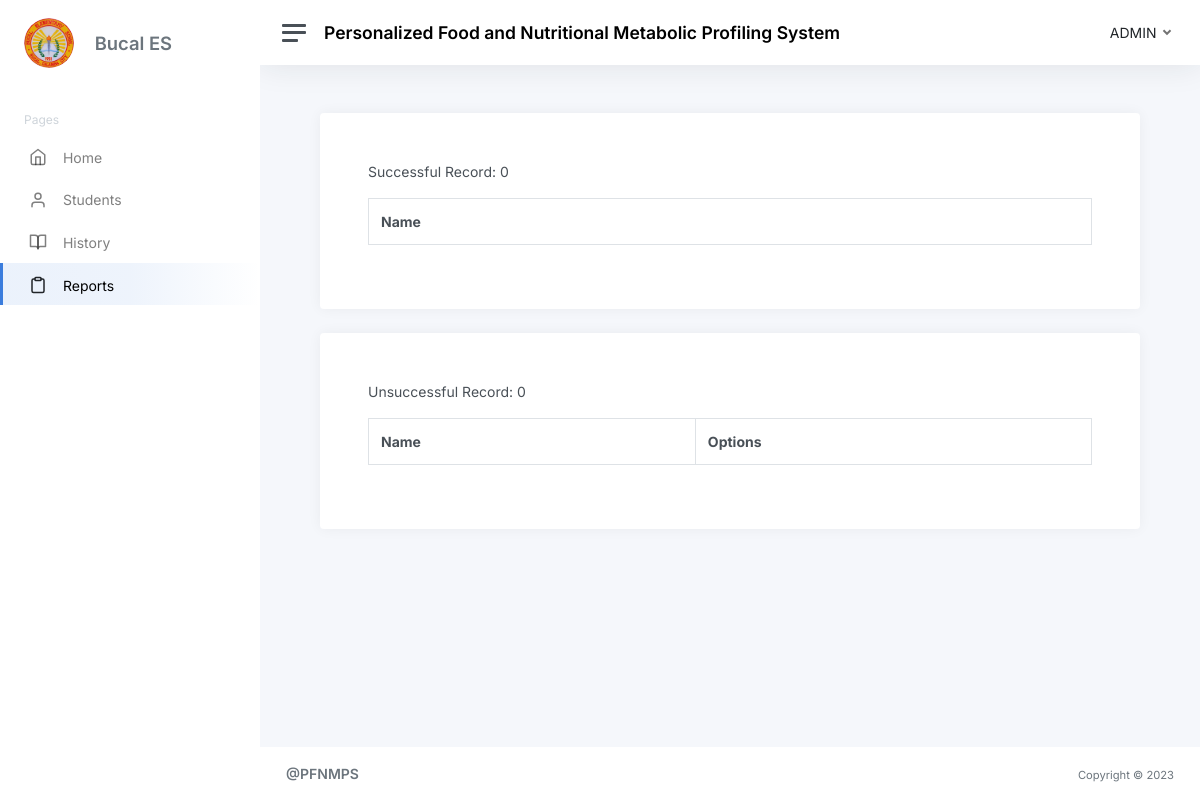
/bmi-records.php, run on an earlier commit of the app's database.
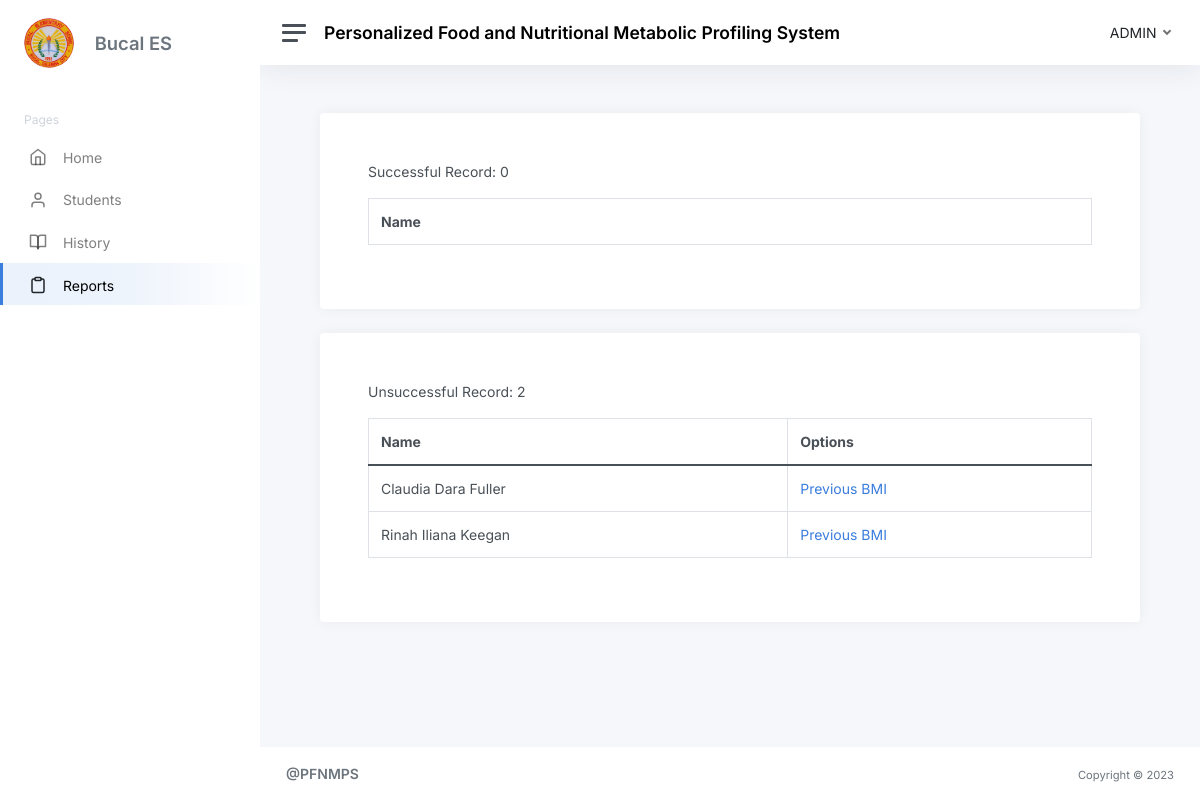
And on a later commit of the database.
### tables this page shows
CREATE TABLE `users` (
  `id` int(11) NOT NULL,
  `user_id` varchar(250) NOT NULL,
  `email` varchar(50) NOT NULL,
  `password` varchar(50) NOT NULL,
  `first_name` varchar(50) NOT NULL,
  `middle_name` varchar(50) NOT NULL,
  `last_name` varchar(50) NOT NULL,
  `contact_number` varchar(50) NOT NULL,
  `room` varchar(50) NOT NULL,
  `house` varchar(50) NOT NULL,
  `street` varchar(50) NOT NULL,
  `subdivision` varchar(50) NOT NULL,
  `barangay` varchar(50) NOT NULL,
  `city` varchar(50) NOT NULL,
  `zip` varchar(50) NOT NULL,
  `gender` varchar(11) NOT NULL,
  `user_type` int(11) NOT NULL,
  `image` blob NOT NULL,
  `student_id` varchar(255) NOT NULL,
  `date_time_created` datetime NOT NULL,
  `date_time_updated` datetime NOT NULL
);

### bmi-records.php (the view, shortened to what this page needs)
<?php
include('connection.php');
?>
<!DOCTYPE html>
<html lang="en">
<head>
    <link href="admin-template/css/app.css" rel="stylesheet">
    <link rel="stylesheet" type="text/css" href="https://cdn.datatables.net/1.13.1/css/jquery.dataTables.min.css">
</head>
<body>
    <div class="wrapper">
		<nav id="sidebar" class="sidebar js-sidebar">
			<div class="sidebar-content js-simplebar">
				<a class="sidebar-brand" href="#">
					<img src="logo.jpg" alt="" height="50" style="border-radius: 50px;">
					<span class="align-middle px-3 text-muted">Bucal ES</span>
				</a>
				<ul class="sidebar-nav ">
					<li class="sidebar-header">
						Pages
					</li>
					<li class="sidebar-item">
						<a class="sidebar-link" href="home-admin.php">
                            <i class="align-middle" data-feather="home"></i> <span class="align-middle">Home</span>
                         </a>
					</li>
					<li class="sidebar-item">
						<a class="sidebar-link" href="view-students.php">
                            <i class="align-middle" data-feather="user"></i> <span class="align-middle">Students</span>
                        </a>
					</li>
					<li class="sidebar-item">
						<a class="sidebar-link" href="view-history.php">
                            <i class="align-middle" data-feather="book-open"></i> <span class="align-middle">History</span>
                        </a>
					</li>
					<li class="sidebar-item active">
						<a class="sidebar-link" href="bmi-records.php">
                            <i class="align-middle text-dark" data-feather="clipboard"></i> <span class="align-middle">Reports</span>
                        </a>
					</li>
				</ul>
			</div>
		</nav>
		<div class="main">
			<nav class="navbar navbar-expand navbar-light navbar-bg">
				<a class="sidebar-toggle js-sidebar-toggle">
          <i class="hamburger align-self-center"></i>
        </a>
		<span class="mt-2">
			<h4 class="fw-bold">
			Personalized Food and Nutritional  Metabolic  Profiling System
			</h4>
		</span>
				<div class="navbar-collapse collapse">
					<ul class="navbar-nav navbar-align">
						<li class="nav-item dropdown">
							<a class="nav-link dropdown-toggle no-arrow d-none d-sm-inline-block" href="#" data-bs-toggle="dropdown">
                                <span class="text-dark">ADMIN</span>
                            </a>
						</li>
					</ul>
				</div>
			</nav>
			<main class="content">
				<div class="container">
					<div class="row">
						<div class="col-lg-12">
							<div class="card p-5">
								<?php
									$query_success = "SELECT * FROM status";
									$run_success = mysqli_query($conn,$query_success);
									$row_success = mysqli_num_rows($run_success);
									?>
										<p>Successful Record: <?php echo $row_success?></p>
										<table class="table table-bordered" id="dataTable">
											<thead>
												<tr>
													<th>Name</th>
												</tr>
											</thead>
										</table>
							</div>
						</div>
						<div class="col-lg-12">
							<div class="card p-5">
								<?php
									$query_failed1 = "SELECT * FROM failed";
									$run_failed1 = mysqli_query($conn,$query_failed1);
									$row_failed1 = mysqli_num_rows($run_failed1);
									?>
										<p>Unsuccessful Record: <?php echo $row_failed1?></p>
									<table class="table table-bordered" id="dataTable2">
										<thead>
											<tr>
												<th>Name</th>
												<th>Options</th>
											</tr>
										</thead>
										<tbody>
											<?php
												$query_failed = "select users.student_id, users.first_name, users.middle_name, users.last_name , failed.student_id
												FROM users
												LEFT JOIN failed ON
												users.student_id = failed.student_id WHERE output= 'failed' LIMIT 10";
												$run_failed = mysqli_query($conn,$query_failed);
												if(mysqli_num_rows($run_failed) > 0){
													foreach($run_failed as $row_failed){
														?>
															<tr>
																<td><?php echo $row_failed['first_name'] . " ".  $row_failed['middle_name'] . " " . $row_failed['last_name']?> </td>
																<td><a href="previous-bmi.php?student_id=<?php echo $row_failed['student_id']?>">Previous BMI</a></td>
															</tr>
														<?php
													}
												}
											?>
										</tbody>
									</table>
							</div>
						</div>
					</div>
				</div>
			</main>
			<footer class="footer">
				<div class="container-fluid">
					<div class="row text-muted">
						<div class="col-6 text-start">
							<p class="mb-0">
								<a class="text-muted" href="https://adminkit.io/" target="_blank"><strong>@PFNMPS</strong></a>
							</p>
						</div>
						<div class="col-6 text-end">
							<ul class="list-inline">
								<li class="list-inline-item">
									<small>Copyright &copy; 2023</small>
								</li>
							</ul>
						</div>
					</div>
				</div>
			</footer>
		</div>
	</div>
</body>
</html>

What changed in the data, as far as the page shows it:
added users: first_name "Claudia", middle_name "Dara", last_name "Fuller"
added users: first_name "Rinah", middle_name "Iliana", last_name "Keegan"
Also different on the page:
$row_failed1: "0" → "2"
